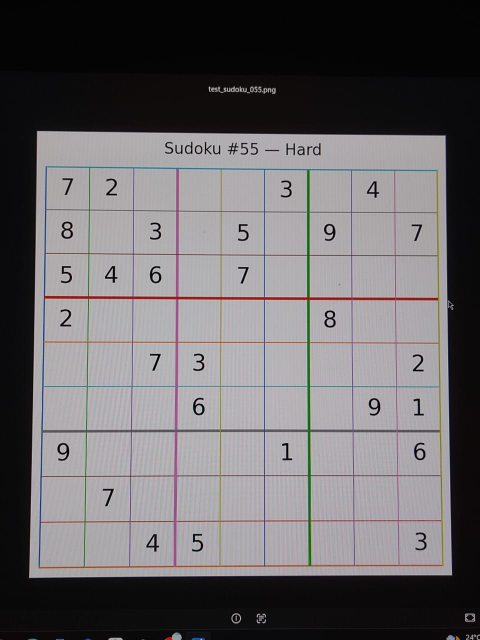
#> input picture camera_photo.jpeg, 960 x 1280 px (shown at 1/2 size)
$ python warp.py camera_photo.jpeg
#> lines starting #> are read from the running program, lines starting #| are printed output that depends on the picture; after the words box and inside, x2 and y2 are one past the last pixel; in counts of white or black regions, pixels touching at a corner belong together
### preprocess.py
"""
Sub-step 1: load and preprocess a photo of a sudoku puzzle.

Goal: turn a raw, possibly noisy/unevenly-lit phone photo into a clean
black-and-white image where grid lines and digits are crisp - this is
what grid detection (sub-step 2) will operate on.

Pipeline:
    load (with EXIF rotation applied)
      -> resize if too large
      -> per-channel threshold -> OR
      -> morphological open

Why per-channel thresholding instead of a single grayscale pass:
    Sudoku puzzles (especially app-generated / printed-on-color ones)
    frequently use COLORED grid lines - yellow, pink, cyan, green, etc.
    Converting straight to grayscale collapses a saturated colored line
    to a light shade of gray, which an adaptive threshold with c=7 then
    treats as background and silently drops. The result is a broken,
    fragmented grid border that grid_detect can't find.

    The fix: threshold each BGR channel separately and OR the results.
    Any colored line is dark in AT LEAST one channel (yellow is dark in
    B, cyan is dark in R, green is dark in R and B, ...), so OR-ing the
    three binaries recovers every line regardless of hue. Black lines
    are dark in all three channels, so they're still recovered exactly
    as before.

Why resize before thresholding:
    Adaptive threshold's block_size is a pixel count, not a fraction of
    the image. A block_size tuned for a ~900px test image (21px
    neighborhood) is far too small for a 4000px phone camera capture:
    the neighborhood ends up smaller than the grid-line spacing, so
    each line is treated as isolated and the output fragments. Resizing
    the longest edge down to a fixed maximum makes preprocessing behave
    the same regardless of source resolution. INTER_AREA is used
    (rather than INTER_LINEAR/CUBIC) because it's the correct choice
    for downscaling - it averages pixels and avoids aliasing artifacts.

Why EXIF rotation matters:
    Phone cameras usually save portrait photos in landscape orientation
    with an EXIF "rotate me" tag. cv2.imread silently IGNORES that tag,
    so the pipeline sees a sideways grid and detection fails. Loading
    via PIL with exif_transpose() bakes the rotation into the pixels
    before OpenCV ever sees them.
"""

import os

import cv2
import numpy as np
from PIL import Image, ImageOps


# Longest edge is scaled down to this on load. Chosen to be big enough
# that a grid still has plenty of pixels per cell (a 9x9 grid at 1200px
# gives ~130px per cell - way more than the CNN needs) but small enough
# that block_size=21 in adaptive threshold still sees a sensible local
# neighborhood. Test images at ~900px are unchanged by this.
MAX_DIM = 1200


def load_image(path, min_size=100):
    """
    Load an image from disk, applying EXIF orientation and downscaling
    if the source is very large.

    Raises:
        FileNotFoundError: if the path doesn't exist on disk at all.
        ValueError: if the path exists but isn't a readable/valid image,
            or if it's readable but too small to plausibly contain a
            usable sudoku photo.
    """
#> called with path = 'camera_photo.jpeg', min_size = 100
    if not os.path.exists(path):
        raise FileNotFoundError(f"No file found at: {path}")

    try:
        pil_img = Image.open(path)
#> pil_img is the input picture: PIL image 960x1280 RGB; mean R, G, B 105.6, 102.7, 104.8
        pil_img = ImageOps.exif_transpose(pil_img)   # bake in EXIF rotation
        pil_img = pil_img.convert("RGB")
    except Exception as e:
        raise ValueError(
            f"File exists at {path} but couldn't be read as an image "
            f"(it may be corrupted or not actually an image file): {e}"
        )

    # PIL gives us RGB; OpenCV expects BGR
    img = cv2.cvtColor(np.array(pil_img), cv2.COLOR_RGB2BGR)

    h, w = img.shape[:2]
#> h = 1280; w = 960
    if h < min_size or w < min_size:
        raise ValueError(
            f"Image is only {w}x{h}px, too small to reliably process "
            f"(need at least {min_size}x{min_size}px)"
        )

    # Resize if the longest edge exceeds MAX_DIM
    longest = max(h, w)
#> longest = 1280
    if longest > MAX_DIM:
        scale = MAX_DIM / longest
#> scale = 0.938
        new_w = int(w * scale)
#> new_w = 900
        new_h = int(h * scale)
#> new_h = 1200
        img = cv2.resize(img, (new_w, new_h), interpolation=cv2.INTER_AREA)
#> img: shape (1200, 900, 3)

    return img


def preprocess(img, blur_ksize=7, block_size=21, c=7):
    """
    Convert a raw BGR image into a clean binary (black/white) image ready
    for grid-line detection.

    Color-robust: works on black-on-white printed grids AND on grids
    whose lines are colored (yellow, pink, cyan, green, etc.).

    Args:
        img: raw image as loaded by load_image() (already EXIF-corrected
            and resized to <= MAX_DIM).
        blur_ksize: Gaussian blur kernel size (must be odd).
        block_size: neighborhood size adaptive threshold looks at when
            deciding the local black/white cutoff (must be odd).
        c: constant subtracted from the local mean in adaptive threshold.

    Returns:
        binary: single-channel image, grid lines/digits are white (255)
                on a black (0) background.
    """
#> called with blur_ksize = 7, block_size = 21, c = 7
    # split into B, G, R - threshold each independently. A colored line
    # that's light in grayscale is still dark relative to its local
    # neighborhood in at least one of these channels.
    channel_binaries = []
    for channel in cv2.split(img):
        blurred = cv2.GaussianBlur(channel, (blur_ksize, blur_ksize), 0)
        thresh = cv2.adaptiveThreshold(
            blurred, 255,
            cv2.ADAPTIVE_THRESH_GAUSSIAN_C,
            cv2.THRESH_BINARY,
            block_size, c,
        )
        channel_binaries.append(cv2.bitwise_not(thresh))   # ink = white
#> this loop made 3 passes
#> pass 1, in preprocess, `thresh = cv2.adaptiveThreshold( blurred, 255, cv2.ADAPTIVE_THRESH_GAUS..`:
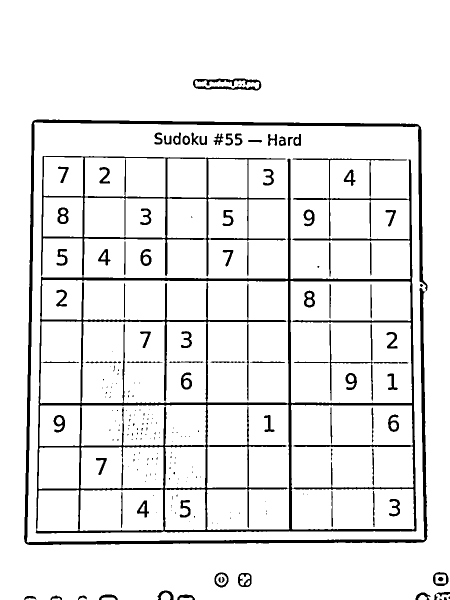
#> thresh: shape (1200, 900) (shown at 1/2 size); 91.8% white; 219 black regions (137 under 20 px), largest, box (x1, y1, x2, y2) and area: (71, 312, 833, 1067) 47521, (48, 239, 855, 1090) 20189, (386, 157, 523, 181) 1418
#> after the loop:
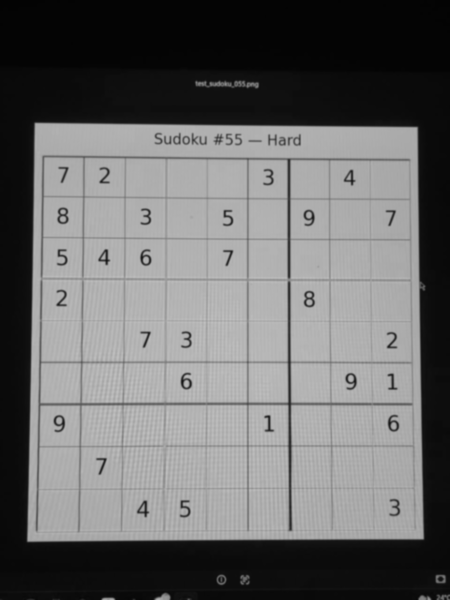
#> blurred: shape (1200, 900) (shown at 1/2 size); min 3, max 194, mean 105.6
#> after the loop:
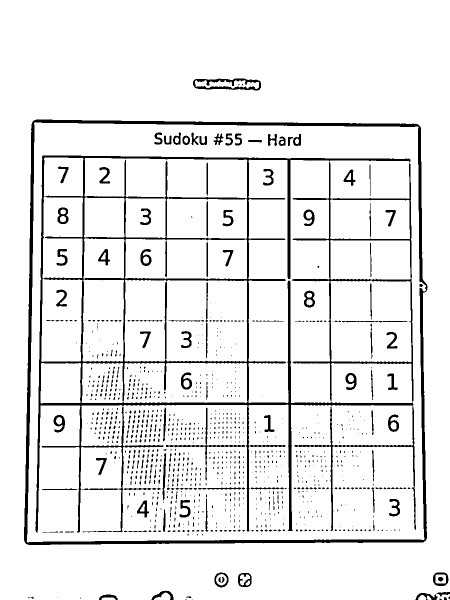
#> thresh: shape (1200, 900) (shown at 1/2 size); 91.8% white; 1086 black regions (954 under 20 px), largest, box (x1, y1, x2, y2) and area: (71, 311, 832, 1065) 39522, (48, 239, 855, 1090) 19910, (386, 157, 522, 181) 1411
#> after the loop, channel_binaries = 3 items

    combined = cv2.bitwise_or(
        channel_binaries[0],
        cv2.bitwise_or(channel_binaries[1], channel_binaries[2]),
    )
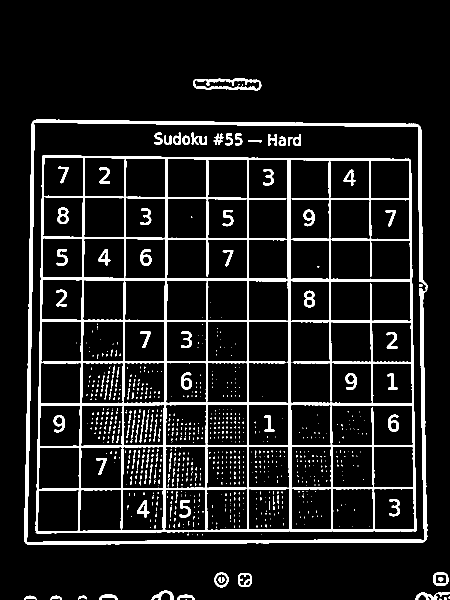
#> combined: shape (1200, 900) (shown at 1/2 size); 9.7% white; 909 white regions (798 under 20 px), largest, box (x1, y1, x2, y2) and area: (71, 311, 833, 1067) 60313, (48, 239, 855, 1090) 21101, (386, 157, 523, 181) 1428

    # gentle opening - thin colored lines hate aggressive morphology
    kernel = cv2.getStructuringElement(cv2.MORPH_ELLIPSE, (2, 2))
#> kernel = [[0, 1], [1, 1]]
    cleaned = cv2.morphologyEx(combined, cv2.MORPH_OPEN, kernel)
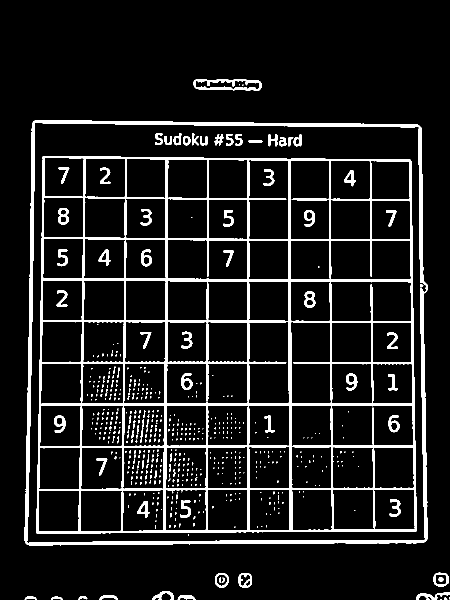
#> cleaned: shape (1200, 900) (shown at 1/2 size); 9.5% white; 596 white regions (507 under 20 px)
    return cleaned


# [17 lines that do not run on import are left out]

### grid_detect.py
"""
Sub-step 2: find the sudoku grid's outer boundary in a preprocessed image.

Input: the binary (black/white) image from preprocess.preprocess()
Output: 4 corner points of the grid, in order [top-left, top-right,
        bottom-right, bottom-left] - ready for perspective correction
        in sub-step 3.

Approach:
- Find all contours in the binary image.
- The grid border is (almost always) the largest connected white shape,
  since it's the biggest continuous structure in a sudoku photo.
- Approximate that contour's shape - if it simplifies down to 4 points,
  we've found the grid's corners directly.
- If the largest contour doesn't simplify to exactly 4 points (common
  with slight photo noise/damage), fall back to using its bounding
  rotated rectangle instead - less precise, but keeps the pipeline going
  rather than failing outright.

Note on the aspect-ratio window below: it used to be 0.8-1.25, which
works for clean printed scans but is a bit too strict for colored /
app-rendered grids whose rounded or slightly clipped corners can
produce a bounding box that isn't quite that square. Loosened to
0.7-1.4, which is still tight enough to reject a full-page outline
(the actual thing this check exists to guard against) while accepting
slightly-less-square colored grids.
"""

import os
import sys

import cv2
import numpy as np

# ensure this script can find preprocess.py sitting next to it, regardless
# of which directory the terminal happens to be in when it's run
sys.path.insert(0, os.path.dirname(os.path.abspath(__file__)))

from preprocess import load_image, preprocess


def find_grid_contour(binary_img):
    """
    Returns 4 corner points (float32, shape (4,2)) of the detected grid,
    ordered [top-left, top-right, bottom-right, bottom-left].
    Raises ValueError if no plausible grid-sized contour is found.
    """
    contours, _ = cv2.findContours(binary_img, cv2.RETR_EXTERNAL, cv2.CHAIN_APPROX_SIMPLE)
#> contours = 16 contours, 4 with area under 20; largest, box (x1, y1, x2, y2) and area: (49, 240, 856, 1091) 666208, (387, 158, 524, 182) 2572, (867, 1145, 898, 1173) 683, (477, 1147, 504, 1175) 640, (430, 1146, 458, 1176) 635
    if not contours:
        raise ValueError("No contours found - is the preprocessed image empty/blank?")

    img_area = binary_img.shape[0] * binary_img.shape[1]
#> img_area = 1080000

    # sort every contour by area, largest first, and take the first one
    # that's both big enough AND roughly square. Just taking the single
    # largest contour breaks on photos with a lot of surrounding page
    # whitespace (URLs, captions, watermarks) - in those cases the biggest
    # connected shape is often the whole page boundary, not the grid. A
    # sudoku grid is always close to square (width ~= height), while a
    # full page usually isn't, so squareness is what actually tells them apart.
    candidates = sorted(contours, key=cv2.contourArea, reverse=True)
#> candidates has the same summary as contours

    largest = None
    for c in candidates:
        area = cv2.contourArea(c)
        if area < img_area * 0.10:
            break  # remaining contours are too small to be the grid

        x, y, w, h = cv2.boundingRect(c)
        aspect_ratio = w / h if h > 0 else 0
        # loosened from 0.8-1.25: colored / app-rendered grids sometimes
        # have rounded or slightly clipped corners, producing a bounding
        # box that isn't quite as square as a clean printed scan's. The
        # aspect-ratio guard is still the main defence against picking
        # a full-page outline instead of the grid, just slightly more
        # permissive.
        if 0.7 <= aspect_ratio <= 1.4:
            largest = c
            break
#> this loop made 1 pass
#> (area, x, y, w, h, aspect_ratio) on pass 1: (666208.5, 49, 240, 807, 851, 0.948)

    if largest is None:
        raise ValueError(
            "No plausibly square, grid-sized contour found "
            "(check lighting/focus, or that the whole grid is in frame)"
        )

    perimeter = cv2.arcLength(largest, True)
#> perimeter = 3310.4
    approx = cv2.approxPolyDP(largest, 0.02 * perimeter, True)
#> approx = [[67, 242], [51, 1086], [851, 1082], [842, 255]]

    if len(approx) == 4:
        points = approx.reshape(4, 2).astype("float32")
#> points = [[67, 242], [51, 1086], [851, 1082], [842, 255]]
    else:
        # fallback: use the minimum-area rotated bounding rect instead
        rect = cv2.minAreaRect(largest)
        points = cv2.boxPoints(rect).astype("float32")

    return order_corners(points)


def order_corners(pts):
    """
    Sort 4 arbitrary corner points into [top-left, top-right,
    bottom-right, bottom-left] order, regardless of the order
    contour detection happened to return them in.
    """
    rect = np.zeros((4, 2), dtype="float32")
    s = pts.sum(axis=1)
#> s = [309, 1137, 1933, 1097]
    rect[0] = pts[np.argmin(s)]  # top-left: smallest x+y
    rect[2] = pts[np.argmax(s)]  # bottom-right: largest x+y

    diff = np.diff(pts, axis=1)
#> diff = [175, 1035, 231, -587]
    rect[1] = pts[np.argmin(diff)]  # top-right: smallest y-x
    rect[3] = pts[np.argmax(diff)]  # bottom-left: largest y-x
    return rect


# [9 lines left out: function draw_debug, not called in this run]


# [19 lines that do not run on import are left out]

### warp.py
"""
Sub-step 3: perspective correction.

Input: the original image + 4 corner points from grid_detect.find_grid_contour()
Output: a clean, straight-on square image of just the grid - ready to be
        sliced into 81 cells in sub-step 4.

Why this matters: a real phone photo is rarely taken dead-on. The grid
usually appears as a skewed quadrilateral (closer edge bigger, farther
edge smaller/rotated). A perspective transform maps those 4 corners onto
the 4 corners of a perfect square, which "un-skews" everything inside it -
including the cell boundaries and digits - as if it had been photographed
straight-on.
"""

import os
import sys

import cv2
import numpy as np

sys.path.insert(0, os.path.dirname(os.path.abspath(__file__)))

from preprocess import load_image, preprocess
from grid_detect import find_grid_contour, draw_debug


def warp_grid(img, corners, output_size=450):
    """
    Warps `img` so the quadrilateral defined by `corners` (in
    [top-left, top-right, bottom-right, bottom-left] order) becomes a
    flat output_size x output_size square.

    output_size=450 isn't arbitrary: it's evenly divisible by 9, so each
    cell in sub-step 4 comes out to a clean 50x50 pixels with no rounding.
    """
    dst = np.array([
        [0, 0],
        [output_size - 1, 0],
        [output_size - 1, output_size - 1],
        [0, output_size - 1],
    ], dtype="float32")

    matrix = cv2.getPerspectiveTransform(corners, dst)
    warped = cv2.warpPerspective(img, matrix, (output_size, output_size))
    return warped


if __name__ == "__main__":
    if len(sys.argv) < 2:
        print("Usage: python warp.py <path_to_sudoku_photo>")
        sys.exit(1)

    path = sys.argv[1]
    img = load_image(path)
    binary = preprocess(img)

    corners = find_grid_contour(binary)
#> corners = [[67, 242], [842, 255], [851, 1082], [51, 1086]]
    print("Detected corners:")
    print(corners)
#| [[  67.  242.]
#|  [ 842.  255.]
#|  [ 851. 1082.]
#|  [  51. 1086.]]

    warped = warp_grid(img, corners)
#> in warp_grid, `matrix = cv2.getPerspectiveTransform(corners, dst)`: matrix = [[0.572, 0.0108, -40.94], [-0.00928, 0.553, -133.3], [-2.66e-05, 3.83e-05, 1]]
#> in warp_grid, `warped = cv2.warpPerspective(img, matrix, (output_size, output_size))`:
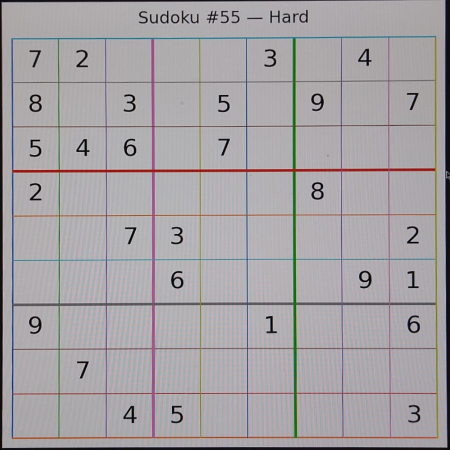
#> warped: shape (450, 450, 3); mean B, G, R 164.9, 161.9, 165.9
    cv2.imwrite("warped_debug.png", warped)
    print("\nWarped (straightened) grid saved to: warped_debug.png")
    print("Open it and check: the grid should now look like a perfect")
    print("straight-on square, with no skew/rotation, and roughly equal")
    print("cell sizes across the whole image.")

    # also warp the binary version - this is what sub-step 4 will actually
    # slice into cells, so worth checking it looks clean too
    warped_binary = warp_grid(binary, corners)
#> call 2 of warp_grid, with corners = array of shape (4, 2), output_size = 450
#> in warp_grid (call 2), `warped = cv2.warpPerspective(img, matrix, (output_size, output_size))`:
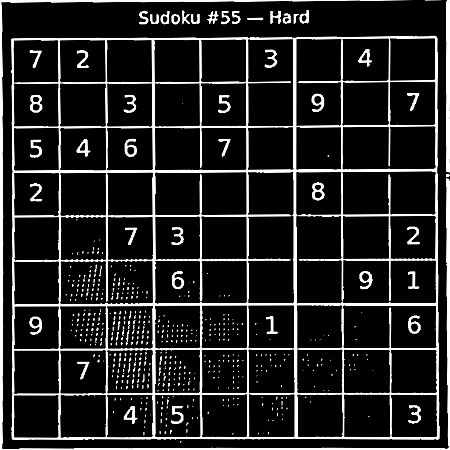
#> warped: shape (450, 450); min 0, max 255, mean 35.2
    cv2.imwrite("warped_binary_debug.png", warped_binary)
    print("Warped binary version saved to: warped_binary_debug.png")
